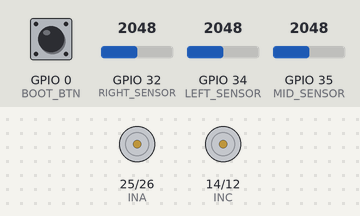
The program below on a simulated ESP32. Shown: motor-driver pin pairs drawn as motors (green arrow = first pin HIGH = forward, orange = second pin HIGH = backward, longer = more drive, scaled by the enable pin). The inputs (shaded band) are chosen by the test bench; at power-on: GPIO 0 (BOOT_BTN) HIGH, GPIO 32 (RIGHT_SENSOR) = 2048, GPIO 34 (LEFT_SENSOR) = 2048, GPIO 35 (MID_SENSOR) = 2048. What the program prints to the serial monitor is not drawn.

Above: at 1.1 s.
At 37.1 s:
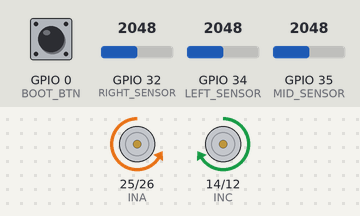
Timing chart, 0 to 38.6 s (numbered marks = the images above):
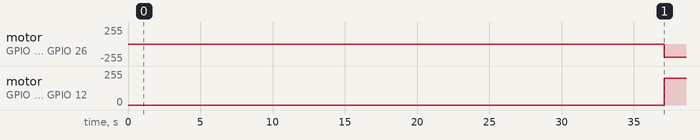

Measured:
- by itself, motor on GPIO 25 (INA) / GPIO 26 (INB): stopped → backward 199/255 at 37.1 s
- by itself, motor on GPIO 14 (INC) / GPIO 12 (IND): stopped → forward 199/255 at 37.1 s

The program:

main.cpp
```cpp
/*
  Pathfinder LFR ESP32 - Optimized 100Hz PID Line Follower with Extreme Curve Handling
  -----------------------------------------------------------------------------------
  Hardware:
  - 3x Analog line sensors (TCRT5000) on pins 34, 35, 32
  - 2x DC motors via L298N with LEDC PWM
  - N20 1000RPM motors with 500Hz PWM, 8-bit resolution

  Optimizations:
  - True 100Hz control loop (10ms cycle time)
  - Adaptive PID with curve detection
  - Extreme curve / U-turn handling
  - Weighted sensor positioning for smooth curves
  - Sensor smoothing filter to reduce noise
  - Emergency line recovery with directional memory
  - Non-blocking calibration with visual feedback
*/

#include <Arduino.h>

// ============================================================================
// PIN DEFINITIONS
// ============================================================================
#define LEFT_SENSOR   34
#define MID_SENSOR    35
#define RIGHT_SENSOR  32

#define ENA 33
#define INA 25
#define INB 26

#define ENB 27
#define INC 14
#define IND 12

#define BOOT_BTN 0

// ============================================================================
// PID TUNING CONSTANTS
// ============================================================================
float Kp = 45.0;
float Ki = 0.15;
float Kd = 18.0;

const float SHARP_CURVE_KP_MULT = 2.0;
const float SHARP_CURVE_KD_MULT = 0.5;

// ============================================================================
// MOTOR SPEED CONFIGURATION
// ============================================================================
int baseSpeed = 200;
int maxSpeed  = 245;
int minSpeed  = 60;
int sharpTurnSpeed = 140;

// Extreme curve pivot speed
int extremeInnerSpeed = 20; // Very slow inner wheel for pivot

// ============================================================================
// SENSOR CONFIGURATION
// ============================================================================
int sensorPins[3] = {LEFT_SENSOR, MID_SENSOR, RIGHT_SENSOR};
int sensorMin[3];
int sensorMax[3];

const float SENSOR_ALPHA = 0.8;
float filteredSensors[3] = {0, 0, 0};

// ============================================================================
// PID CONTROL VARIABLES
// ============================================================================
float error = 0;
float lastError = 0;
float integral = 0;
float derivative = 0;

const float INTEGRAL_LIMIT = 120.0;
const float INTEGRAL_DECAY = 0.95;

// ============================================================================
// LINE TRACKING STATE
// ============================================================================
unsigned long lineLastSeen = 0;
const unsigned long LINE_LOST_TIMEOUT = 500;
int lastValidDirection = 0;

// ============================================================================
// PWM (LEDC) CONFIGURATION
// ============================================================================
#define PWM_FREQ 500
#define PWM_RES  8
#define PWM_LEFT  0
#define PWM_RIGHT 1

// ============================================================================
// TIMING CONTROL
// ============================================================================
unsigned long loopStartTime = 0;
const unsigned long LOOP_PERIOD = 10;

// ============================================================================
// MOTOR CONTROL FUNCTIONS
// ============================================================================
void setupMotors() {
  ledcSetup(PWM_LEFT, PWM_FREQ, PWM_RES);
  ledcSetup(PWM_RIGHT, PWM_FREQ, PWM_RES);
  ledcAttachPin(ENA, PWM_LEFT);
  ledcAttachPin(ENB, PWM_RIGHT);
  pinMode(INA, OUTPUT);
  pinMode(INB, OUTPUT);
  pinMode(INC, OUTPUT);
  pinMode(IND, OUTPUT);
  digitalWrite(INA, LOW);
  digitalWrite(INB, HIGH);
  digitalWrite(INC, HIGH);
  digitalWrite(IND, LOW);
}

void setMotorSpeed(int leftSpeed, int rightSpeed) {
  leftSpeed  = constrain(leftSpeed, 0, 255);
  rightSpeed = constrain(rightSpeed, 0, 255);
  ledcWrite(PWM_LEFT, leftSpeed);
  ledcWrite(PWM_RIGHT, rightSpeed);
}

void stopMotors() {
  ledcWrite(PWM_LEFT, 0);
  ledcWrite(PWM_RIGHT, 0);
}

// ============================================================================
// SENSOR CALIBRATION
// ============================================================================
void calibrateSensors(int durationMs = 30000) {
  Serial.println("\n╔══════════════════════════════════════╗");
  Serial.println("║     SENSOR CALIBRATION MODE         ║");
  Serial.println("╚══════════════════════════════════════╝");
  Serial.printf("Duration: %d seconds\n", durationMs / 1000);
  Serial.println("→ Move robot slowly over line (black & white)\n");

  unsigned long startTime = millis();
  unsigned long lastUpdate = 0;
  int sampleCount = 0;

  for (int i = 0; i < 3; i++) {
    sensorMin[i] = 4095;
    sensorMax[i] = 0;
  }

  while (millis() - startTime < durationMs) {
    for (int i = 0; i < 3; i++) {
      int val = analogRead(sensorPins[i]);
      if (val < sensorMin[i]) sensorMin[i] = val;
      if (val > sensorMax[i]) sensorMax[i] = val;
    }
    sampleCount++;
    if (millis() - lastUpdate >= 1000) {
      int remaining = (durationMs - (millis() - startTime)) / 1000;
      Serial.printf("⏱  Calibrating... %2d seconds remaining | Samples: %d\n", remaining, sampleCount);
      lastUpdate = millis();
    }
    delay(5);
  }

  Serial.println("\n✓ Calibration complete!");
  Serial.println("═══════════════════════════════════════════════");
  for (int i = 0; i < 3; i++) {
    const char* names[] = {"LEFT ", "MID  ", "RIGHT"};
    int range = sensorMax[i] - sensorMin[i];
    Serial.printf("%s: min=%4d  max=%4d  range=%4d ", names[i], sensorMin[i], sensorMax[i], range);
    if (range < 500) Serial.print(" ⚠ LOW CONTRAST!");
    Serial.println();
  }
  Serial.println("═══════════════════════════════════════════════\n");

  stopMotors();
  delay(2000);
}

// ============================================================================
// SENSOR READING & LINE POSITION CALCULATION
// ============================================================================
float readLineError() {
  int rawLeft  = analogRead(LEFT_SENSOR);
  int rawMid   = analogRead(MID_SENSOR);
  int rawRight = analogRead(RIGHT_SENSOR);

  filteredSensors[0] = (SENSOR_ALPHA * rawLeft)  + ((1 - SENSOR_ALPHA) * filteredSensors[0]);
  filteredSensors[1] = (SENSOR_ALPHA * rawMid)   + ((1 - SENSOR_ALPHA) * filteredSensors[1]);
  filteredSensors[2] = (SENSOR_ALPHA * rawRight) + ((1 - SENSOR_ALPHA) * filteredSensors[2]);

  int leftVal  = map(filteredSensors[0], sensorMin[0], sensorMax[0], 0, 1000);
  int midVal   = map(filteredSensors[1], sensorMin[1], sensorMax[1], 0, 1000);
  int rightVal = map(filteredSensors[2], sensorMin[2], sensorMax[2], 0, 1000);

  leftVal  = constrain(leftVal, 0, 1000);
  midVal   = constrain(midVal, 0, 1000);
  rightVal = constrain(rightVal, 0, 1000);

  int totalWeight = leftVal + midVal + rightVal;

  float weightedPosition = 0;
  if (totalWeight > 500) {
    weightedPosition = ((leftVal * -1000) + (midVal * 0) + (rightVal * 1000)) / (float)totalWeight;
    weightedPosition *= -1; // Flip sign to match correct left/right
    lineLastSeen = millis();
    if (weightedPosition < -100) lastValidDirection = -1;
    else if (weightedPosition > 100) lastValidDirection = 1;
  } else {
    if (millis() - lineLastSeen > LINE_LOST_TIMEOUT) {
      return lastValidDirection * 4.0;
    }
    return lastError;
  }

  float calculatedError = weightedPosition / 400.0;
  return calculatedError;
}

// ============================================================================
// SHARP & EXTREME CURVE DETECTION
// ============================================================================
bool isSharpCurve(float error) {
  return abs(error) > 1.2;
}

bool isExtremeCurve(float error) {
  return abs(error) > 2.0;
}

// ============================================================================
// PID CONTROLLER
// ============================================================================
float calculatePID(float currentError) {
  bool sharpCurve = isSharpCurve(currentError);

  float activeKp = sharpCurve ? (Kp * SHARP_CURVE_KP_MULT) : Kp;
  float activeKd = sharpCurve ? (Kd * SHARP_CURVE_KD_MULT) : Kd;

  integral += currentError;
  if ((currentError > 0 && lastError < 0) || (currentError < 0 && lastError > 0)) {
    integral *= INTEGRAL_DECAY;
  }
  integral = constrain(integral, -INTEGRAL_LIMIT, INTEGRAL_LIMIT);

  derivative = currentError - lastError;

  float correction = (activeKp * currentError) +
                     (Ki * integral) +
                     (activeKd * derivative);

  lastError = currentError;
  return correction;
}

// ============================================================================
// MAIN SETUP
// ============================================================================
void setup() {
  Serial.begin(115200);
  delay(1000);

  for (int i = 0; i < 3; i++) pinMode(sensorPins[i], INPUT);
  pinMode(BOOT_BTN, INPUT_PULLUP);

  setupMotors();
  stopMotors();

  Serial.println("\n╔═════════════════════════════════════════╗");
  Serial.println("║  Pathfinder LFR - Optimized 100Hz      ║");
  Serial.println("║  PWM: 500Hz @ 8-bit (0-255)             ║");
  Serial.println("║  Features: Adaptive PID + Extreme Curves║");
  Serial.println("╚═════════════════════════════════════════╝");

  if (digitalRead(BOOT_BTN) == LOW) {
    Serial.println("⚠  BOOT button detected!");
    Serial.println("→  Quick calibration mode (10 seconds)\n");
    delay(1000);
    calibrateSensors(10000);
  } else {
    Serial.println("Starting auto-calibration in 3 seconds...");
    delay(3000);
    calibrateSensors(30000);
  }

  for (int i = 0; i < 3; i++) filteredSensors[i] = analogRead(sensorPins[i]);

  Serial.println("✓ Robot ready! Starting line following...\n");
  delay(1000);
  loopStartTime = millis();
}

// ============================================================================
// MAIN CONTROL LOOP (100Hz)
// ============================================================================
void loop() {
  unsigned long currentTime = millis();
  error = readLineError();
  float correction = calculatePID(error);

  int leftSpeed, rightSpeed;
  float absErr = abs(error);

  if (isExtremeCurve(error)) {
    // Extreme curve / 90° / U-turn pivot
    if (error < 0) {
      leftSpeed  = extremeInnerSpeed;
      rightSpeed = maxSpeed;
    } else {
      leftSpeed  = maxSpeed;
      rightSpeed = extremeInnerSpeed;
    }
  } else if (isSharpCurve(error)) {
    // Sharp curve
    int innerSpeed = baseSpeed - (int)(absErr * 50);
    innerSpeed = constrain(innerSpeed, extremeInnerSpeed, baseSpeed);
    if (error < 0) {
      leftSpeed  = innerSpeed;
      rightSpeed = maxSpeed;
    } else {
      leftSpeed  = maxSpeed;
      rightSpeed = innerSpeed;
    }
  } else {
    // Normal PID curve
    leftSpeed  = baseSpeed - correction;
    rightSpeed = baseSpeed + correction;
    leftSpeed  = constrain(leftSpeed, minSpeed, maxSpeed);
    rightSpeed = constrain(rightSpeed, minSpeed, maxSpeed);
  }

  setMotorSpeed(leftSpeed, rightSpeed);

  static unsigned long lastPrint = 0;
  if (currentTime - lastPrint >= 100) {
    Serial.print("Err: "); Serial.print(error, 2);
    Serial.print(" | PID: "); Serial.print(correction, 1);
    Serial.print(" | L:"); Serial.print(leftSpeed);
    Serial.print(" R:"); Serial.print(rightSpeed);
    if (isExtremeCurve(error)) Serial.print(" [EXTREME]");
    else if (isSharpCurve(error)) Serial.print(" [SHARP]");
    Serial.println();
    lastPrint = currentTime;
  }

  unsigned long processingTime = millis() - currentTime;
  if (processingTime < LOOP_PERIOD) delay(LOOP_PERIOD - processingTime);
  loopStartTime = currentTime;
}
```
